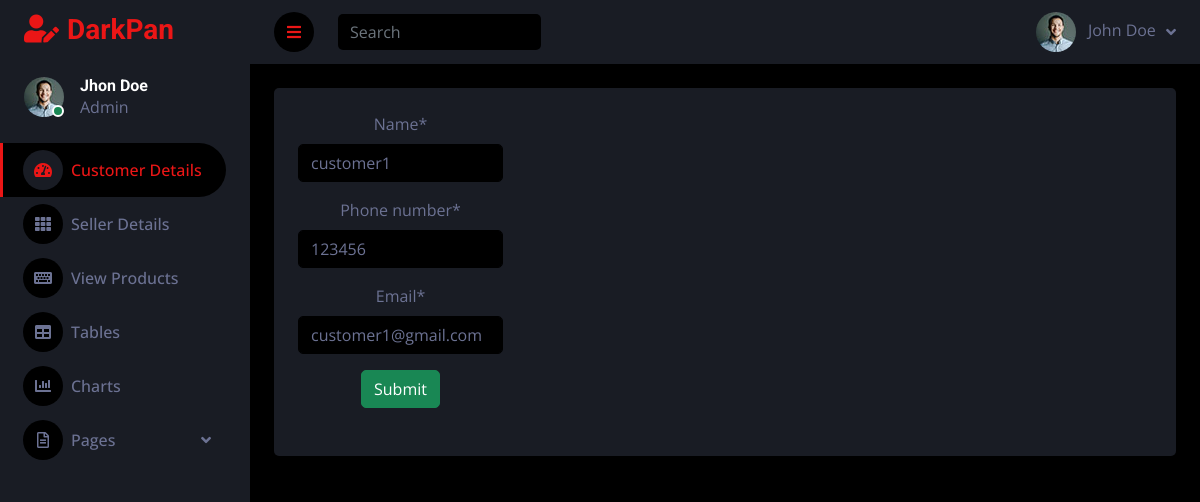
Screenshot of /customer_update/1/ with the database file from the repository.
### sales_app/models.py (models this page shows, shortened)
class Customer(models.Model):
    user=models.ForeignKey(User_model,on_delete=models.CASCADE,related_name="customers")
    name=models.CharField(max_length=50)
    phone_number=models.CharField(max_length=100)
    email=models.EmailField()
    status1=models.BooleanField(default=0)

### sales_app/admin_views.py (the view)
# urls.py: path("customer_update/<int:id>/", admin_views.customer_update, name="customer_update"),
def customer_update(request,id):
    customer=Customer.objects.get(pk=id)
    customer_form=CustomerRegister(instance=customer)
    if request.method=="POST":
        customer_form=CustomerRegister(request.POST,instance=customer)
        if customer_form.is_valid():
            customer_form.save()
            return redirect("customer_details")
    return render(request,"admin/customer_update.html",{'customer_form':customer_form})

### sales_app/forms.py
class CustomerRegister(forms.ModelForm):
    class Meta:
        model=Customer
        fields=("__all__")
        exclude=("user","status1")

### template/admin/customer_update.html (shortened to what this page needs)
{% extends 'admin/admin_dash.html' %}
{% load crispy_forms_tags %}
{% block content %}
<form method="POST">
    {{customer_form|crispy}}
    <button type="submit" class="btn btn-success">Submit</button>
</form>
{% endblock %}

### static/dash/css/style.css (style rules this page uses)
:root { --primary: #EB1616; --secondary: #191C24; --light: #6C7293; --dark: #000000; }
.btn { transition: .5s; }

### rows the page displays
Customer: name "customer1", phone_number "123456", email "customer1@gmail.com"
